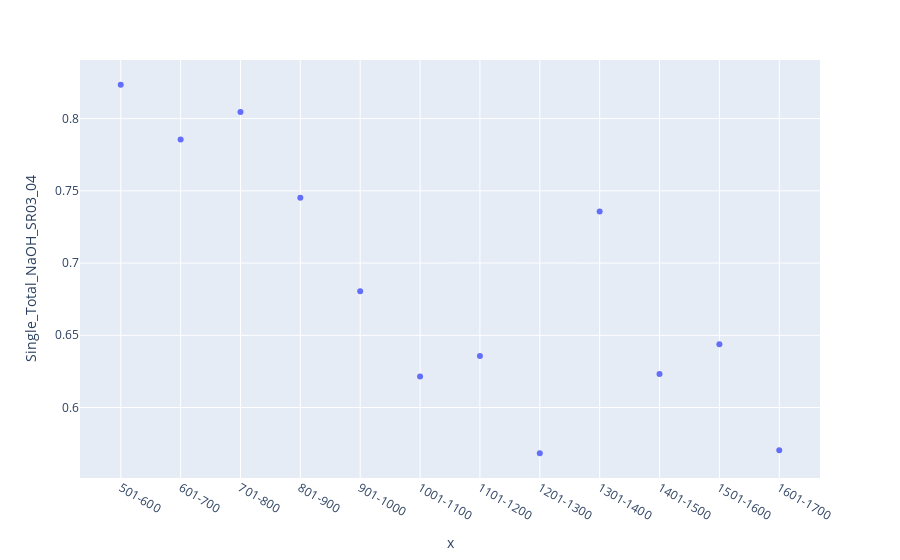

The notebook cell saved with this chart:
### Code cell
#-------------MS Operation: 106VE04, 106TK01
#
figMSscrubberNaOH = px.scatter(df_scrubber_caustic_cons_MS_Flow, 
                  x= df_scrubber_caustic_cons_MS_Flow.index,
                  y='Single_Total_NaOH_SR03_04')
figMSscrubberNaOH

### Figure 1 — Plotly figure (JSON) as saved in the notebook; plotly's stock layout.template omitted (floating-point values rounded to 4 significant figures)
{"data": [{"hovertemplate": "x=%{x}<br>Single_Total_NaOH_SR03_04=%{y}<extra></extra>", "legendgroup": "", "marker": {"color": "#636efa", "symbol": "circle"}, "mode": "markers", "name": "", "showlegend": false, "type": "scatter", "x": ["501-600", "601-700", "701-800", "801-900", "901-1000", "1001-1100", "1101-1200", "1201-1300", "1301-1400", "1401-1500", "1501-1600", "1601-1700"], "xaxis": "x", "y": [0.8235, 0.7856, 0.8045, 0.7452, 0.6804, 0.6215, 0.6357, 0.5682, 0.7357, 0.6233, 0.6437, 0.5704], "yaxis": "y"}], "layout": {"legend": {"tracegroupgap": 0}, "margin": {"t": 60}, "xaxis": {"anchor": "y", "domain": [0, 1], "title": {"text": "x"}}, "yaxis": {"anchor": "x", "domain": [0, 1], "title": {"text": "Single_Total_NaOH_SR03_04"}}}}
